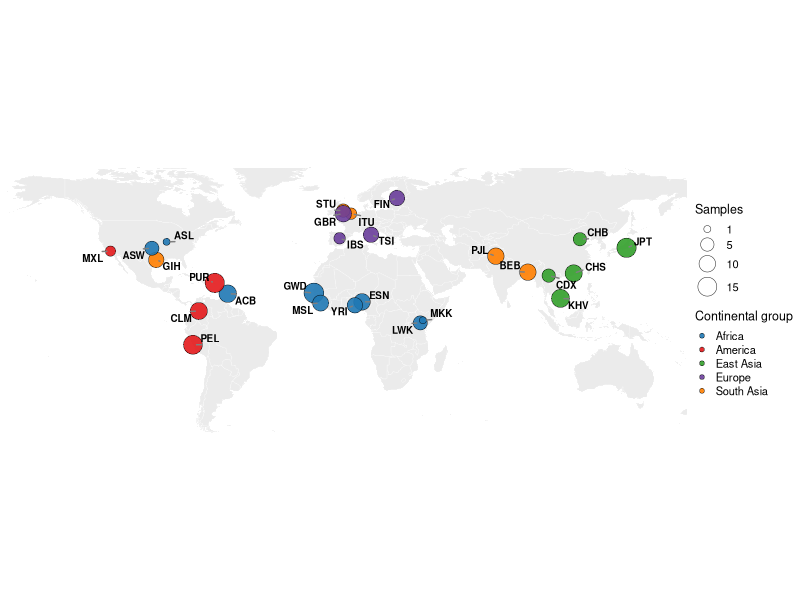
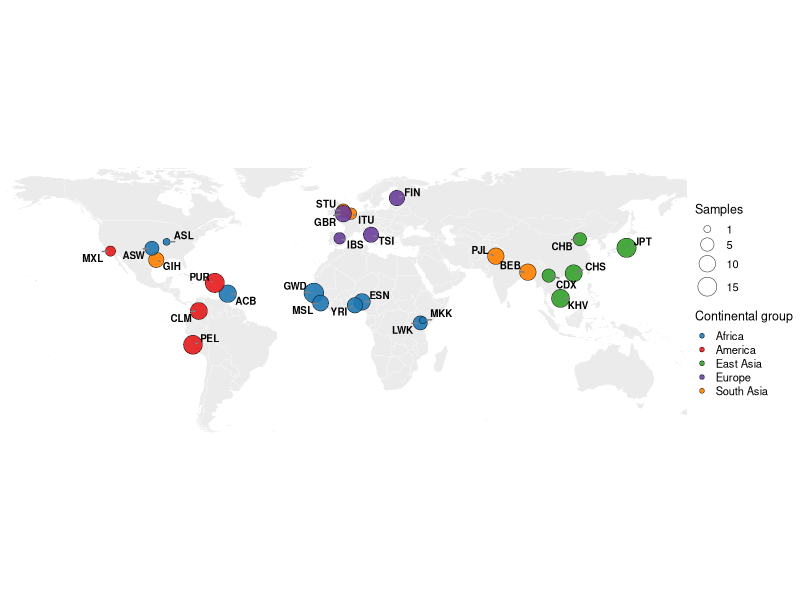

Here is the R script that generated these plots, in order:
library(ggplot2)
library(maps)
library(dplyr)
library(ggrepel)

theme_set(theme_classic(base_size = 10))

# ---------------------------
# Data
# ---------------------------
data <- data.frame(
  pop = c("CDX", "CHB", "JPT", "KHV", "CHS", "BEB", "GIH", "ITU", "PJL", "STU", 
          "ASW", "ACB", "ESN", "GWD", "LWK", "MSL", "YRI", "GBR", "FIN", "IBS", 
          "TSI", "CEU", "CLM", "MXL", "PEL", "PUR", "ASL", "MKK"),
  region = c("East Asia", "East Asia", "East Asia", "East Asia", "East Asia", 
             "South Asia", "South Asia", "South Asia", "South Asia", "South Asia", 
             "Africa", "Africa", "Africa", "Africa", "Africa", "Africa", "Africa", 
             "Europe", "Europe", "Europe", "Europe", "Europe", "America", "America", 
             "America", "America", "Africa", "Africa"),
  lat = c(22, 39.916666, 35.68, 10.78, 23.13333, 23.7, 29.7589, 52.486243, 
          31.554606, 54.00, 35.483, 13.1, 9.06666, 13.454876, -1.27, 8.48, 7.4, 
          52.486243, 60.17, 40.38, 42.1, 40.767, 4.58333, 34.0544, -12.04, 
          18.4, 38.627003, 0.0236),
  lng = c(100.78, 116.383333, 139.68, 106.68, 113.266667, 90.35, -95.3677, 
          2, 74.357158, -1.890401, -97.53333, -59.62, 7.483333, -16.579032, 
          36.61, -13.23, 3.92, -1.890401, 24.93, -3.72, 12, -111.8904, 
          -74.066666, -118.2439, -77.03, -66.1, -90.199402, 37.9062),
  set = c(5, 5, 16, 13, 11, 10, 8, 3, 10, 5, 6, 12, 10, 17, 6, 9, 8, 
          10, 8, 3, 8, 0, 11, 2, 15, 16, 1, 1)
)

data <- data %>%
  filter(set > 0)

# ---------------------------
# Nature-style colors
# ---------------------------
region_colors <- c(
  "Africa"     = "#1F78B4",
  "America"    = "#E31A1C",
  "East Asia"  = "#33A02C",
  "Europe"     = "#6A3D9A",
  "South Asia" = "#FF7F00"
)

world_map <- map_data("world")

# ---------------------------
# Plot
# ---------------------------
p <- ggplot() +
  geom_polygon(
    data = world_map,
    aes(x = long, y = lat, group = group),
    fill = "grey92",
    color = "white",
    linewidth = 0.08
  ) +
  geom_point(
    data = data,
    aes(x = lng, y = lat, fill = region, size = set),
    shape = 21,
    color = "black",
    stroke = 0.25,
    alpha = 0.9
  ) +
  geom_text_repel(
    data = data,
    aes(x = lng, y = lat, label = pop),
    size = 2.5,
    fontface = "bold",
    color = "black",
    max.overlaps = Inf,
    box.padding = 0.25,
    point.padding = 0.15,
    min.segment.length = 0,
    segment.linewidth = 0.2,
    segment.color = "grey50"
  ) +
  scale_fill_manual(values = region_colors) +
  scale_size_continuous(
    range = c(2.2, 6.5),
    breaks = c(1, 5, 10, 15),
    name = "Samples"
  ) +
  coord_quickmap(xlim = c(-170, 170), ylim = c(-55, 75), expand = FALSE) +
  labs(
    x = NULL,
    y = NULL,
    fill = "Continental group"
  ) +
  theme_void(base_size = 10) +
  theme(
    legend.position = "right",
    legend.title = element_text(size = 9),
    legend.text = element_text(size = 8),
    legend.key.size = unit(0.35, "cm"),
    plot.margin = margin(5, 5, 5, 5)
  )

p

ggsave(
  "global_sample_distribution_Nature.pdf",
  plot = p,
  width = 7.2,
  height = 4.0,
  units = "in",
  device = cairo_pdf
)
